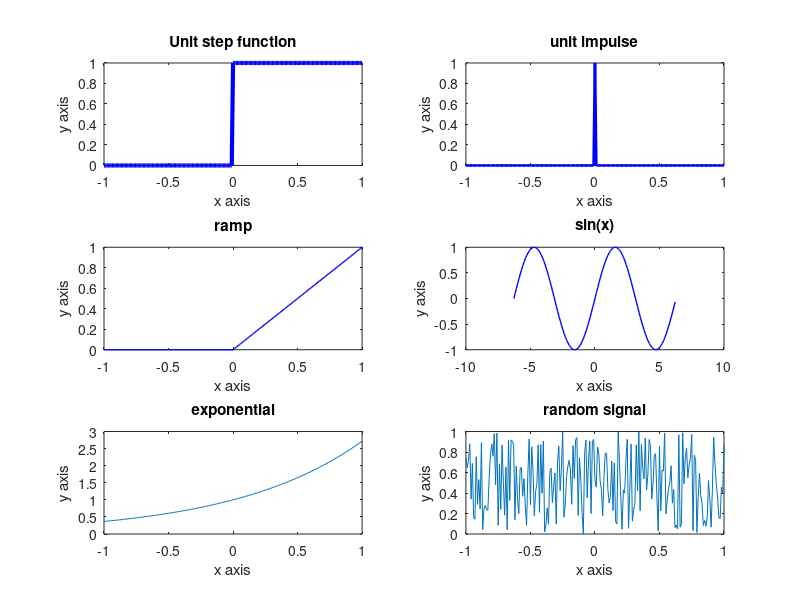

MATLAB code to generate this figure:
clc
clear all
close all

%%%%%%%%%%%%%%%%%%%%%%%%
% plotting the continuous time signal 
%%%%%%%%%%%%%%%%%%%%%%%%

%%to plot unitstep function 
%define a range from -1 to 1 with equal gap of 0.01 
t = (-1: 0.01: 1);
%define a zero of name unit step matrix size t
unitstep = zeros(size(t));
%define unitstep
unitstep (t>=0) = 1; 
%drawing graph with line width = 3 and color blue
subplot(3,2,1); 
plot(t,unitstep,'b', 'linewidth',3);
title('Unit step function');
xlabel('x axis');
ylabel('y axis');

%%to plot unit impulse function 
%define unitimpulse 
f2 = zeros(size(t));
f2 (t==0) = 1;
subplot(3,2,2);
plot(t,f2, 'b', 'linewidth',2)
title('unit impulse');
xlabel('x axis');
ylabel('y axis');

%%plot ramp function 
ramp = zeros(size(t));
ramp = (t.*unitstep);
subplot(3,2,3);
plot(t,ramp,'b', 'linewidth',1);
title('ramp');
xlabel('x axis');
ylabel('y axis');

%%plot sin x
t1 = (-2*pi: 0.1: 2*pi);
a = sin(t1);
subplot(3,2,4);
plot(t1, a,'b', 'linewidth',1);
title('sin(x)');
xlabel('x axis');
ylabel('y axis');

%%plot of exponential 
expo = zeros(size(t));
expo = exp(t);
subplot(3,2,5);
plot(t,expo);
title('exponential');
xlabel('x axis');
ylabel('y axis');

%%plot of random function 
random = rand(size(t));
subplot(3,2,6);
plot(t,random)
title('random signal');
xlabel('x axis');
ylabel('y axis');




